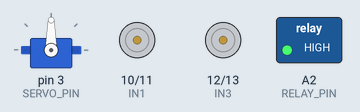
This sketch was run on a simulated Arduino Uno, built with avr-gcc and run on an emulated ATmega328P. Shown: servo, motor-driver pin pairs drawn as motors (green arrow = first pin HIGH = forward, orange = second pin HIGH = backward, longer = more drive), switched loads named in the sketch (green lamp = pin HIGH). What the sketch prints to the serial monitor is not drawn.

Above: at 2.05 s.
At 3.25 s:
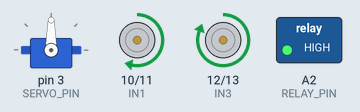
At 4.45 s:
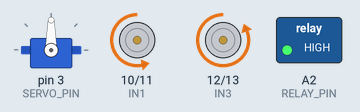
At 6.85 s:
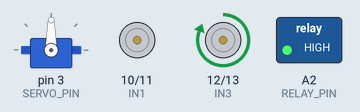
At 10.0 s:
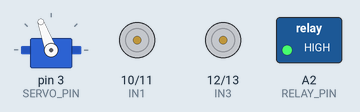
At 12.05 s:
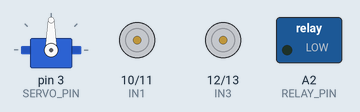
Timing chart, 0 to 19.7 s (numbered marks = the images above):
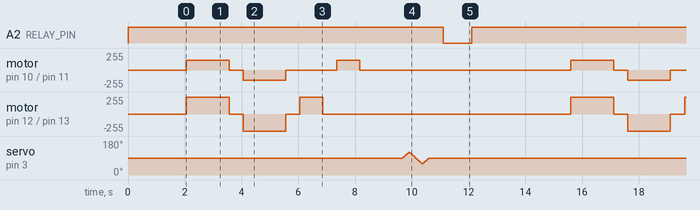

The sketch:

motor_test.ino
```cpp
/*
 * ============================================================
 *  FireBot — Motor Test
 *  motor_test.ino
 * ============================================================
 *  Purpose:
 *    Test all motor movements and the servo nozzle sweep
 *    independently before integrating into the main sketch.
 *
 *  Upload this to verify:
 *    1. All 4 motors spin in the correct direction
 *    2. Left/Right turns are correct (not mirrored)
 *    3. Speed control (PWM) works as expected
 *    4. Servo sweeps smoothly between SWEEP_MIN and SWEEP_MAX
 *    5. Relay clicks and you can hear/see the pump activate
 *
 *  The sketch runs through a fixed sequence:
 *    Forward → Backward → Turn Left → Turn Right →
 *    Stop → Servo sweep → Relay/pump test → Repeat
 *
 *  Pins used:
 *    D3  = SG90 Servo signal
 *    D10 = L298N IN1 (left  motors)
 *    D11 = L298N IN2 (left  motors)
 *    D12 = L298N IN3 (right motors)
 *    D13 = L298N IN4 (right motors)
 *    A2  = Relay IN  (water pump)
 *
 *  Open Serial Monitor at 9600 baud to follow the sequence.
 * ============================================================
 */

#include <Servo.h>

// ── Pin Definitions ─────────────────────────────────────────

#define IN1        10
#define IN2        11
#define IN3        12
#define IN4        13

#define SERVO_PIN  3
#define RELAY_PIN  A2

// ── Tunable Parameters ──────────────────────────────────────

#define TEST_SPEED      150   // 0-255 PWM for motors
#define SERVO_CENTER    90
#define SERVO_SWEEP_MIN 60
#define SERVO_SWEEP_MAX 120

// ── Objects ──────────────────────────────────────────────────

Servo nozzleServo;

// ── setup() ─────────────────────────────────────────────────

void setup() {
  Serial.begin(9600);

  pinMode(IN1, OUTPUT);
  pinMode(IN2, OUTPUT);
  pinMode(IN3, OUTPUT);
  pinMode(IN4, OUTPUT);
  pinMode(RELAY_PIN, OUTPUT);

  digitalWrite(RELAY_PIN, HIGH); // relay OFF at start (active LOW)

  nozzleServo.attach(SERVO_PIN);
  nozzleServo.write(SERVO_CENTER);

  stopMotors();
  delay(2000);

  Serial.println("====================================");
  Serial.println("  FireBot — Motor & Servo Test");
  Serial.println("====================================");
}

// ── loop() ──────────────────────────────────────────────────

void loop() {

  // ── 1. Forward ────────────────────────────────────────
  Serial.println(">> FORWARD");
  moveForward(TEST_SPEED);
  delay(1500);
  stopMotors();
  delay(500);

  // ── 2. Backward ───────────────────────────────────────
  Serial.println(">> BACKWARD");
  moveBackward(TEST_SPEED);
  delay(1500);
  stopMotors();
  delay(500);

  // ── 3. Turn Left ──────────────────────────────────────
  Serial.println(">> TURN LEFT");
  turnLeft(TEST_SPEED);
  delay(800);
  stopMotors();
  delay(500);

  // ── 4. Turn Right ─────────────────────────────────────
  Serial.println(">> TURN RIGHT");
  turnRight(TEST_SPEED);
  delay(800);
  stopMotors();
  delay(500);

  // ── 5. Stop ───────────────────────────────────────────
  Serial.println(">> STOP");
  stopMotors();
  delay(1000);

  // ── 6. Servo sweep ────────────────────────────────────
  Serial.println(">> SERVO SWEEP  (60° → 120° → 60°)");

  // Sweep right
  for (int pos = SERVO_CENTER; pos <= SERVO_SWEEP_MAX; pos += 2) {
    nozzleServo.write(pos);
    delay(15);
  }
  // Sweep left
  for (int pos = SERVO_SWEEP_MAX; pos >= SERVO_SWEEP_MIN; pos -= 2) {
    nozzleServo.write(pos);
    delay(15);
  }
  // Return to center
  for (int pos = SERVO_SWEEP_MIN; pos <= SERVO_CENTER; pos += 2) {
    nozzleServo.write(pos);
    delay(15);
  }
  Serial.println("   Servo back to center.");
  delay(500);

  // ── 7. Relay / Pump test ──────────────────────────────
  // WARNING: This will activate your water pump.
  // Make sure tubing is pointed safely into a container.
  Serial.println(">> RELAY ON  (pump activate — 1 second)");
  digitalWrite(RELAY_PIN, LOW);  // relay ON
  delay(1000);
  digitalWrite(RELAY_PIN, HIGH); // relay OFF
  Serial.println(">> RELAY OFF (pump stop)");
  delay(500);

  // ── Pause before repeating ────────────────────────────
  Serial.println("---- Sequence complete. Repeating in 3s ----");
  Serial.println();
  delay(3000);
}

// ── Motor Control ────────────────────────────────────────────

void moveForward(int speed) {
  analogWrite(IN1, speed); digitalWrite(IN2, LOW);
  analogWrite(IN3, speed); digitalWrite(IN4, LOW);
}

void moveBackward(int speed) {
  digitalWrite(IN1, LOW); analogWrite(IN2, speed);
  digitalWrite(IN3, LOW); analogWrite(IN4, speed);
}

void turnLeft(int speed) {
  // Right motors forward only
  analogWrite(IN3, speed); digitalWrite(IN4, LOW);
  digitalWrite(IN1, LOW);  digitalWrite(IN2, LOW);
}

void turnRight(int speed) {
  // Left motors forward only
  analogWrite(IN1, speed); digitalWrite(IN2, LOW);
  digitalWrite(IN3, LOW);  digitalWrite(IN4, LOW);
}

void stopMotors() {
  digitalWrite(IN1, LOW); digitalWrite(IN2, LOW);
  digitalWrite(IN3, LOW); digitalWrite(IN4, LOW);
}
```

Measured:
- by itself, A2 (RELAY_PIN): alternates HIGH for 12.6 s and LOW for 1.0 s
- by itself, motor on pin 10 (IN1) / pin 11 (IN2): repeats every 13.6 s: stopped 0.50 s, backward 150/255 1.5 s, stopped 1.8 s, forward 150/255 0.80 s, stopped 7.5 s, forward 150/255 1.5 s
- by itself, motor on pin 12 (IN3) / pin 13 (IN4): repeats every 13.6 s: stopped 0.50 s, backward 255/255 1.5 s, stopped 0.50 s, forward 255/255 0.80 s, stopped 8.8 s, forward 255/255 1.5 s
